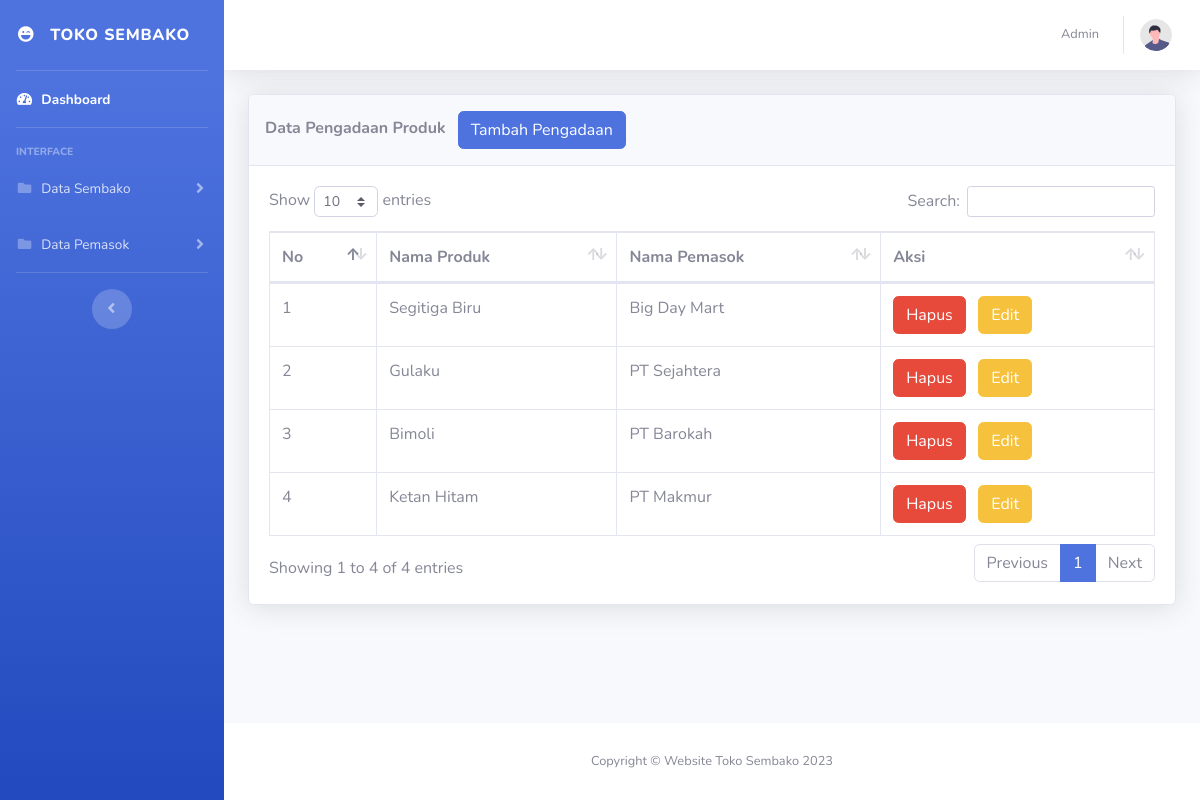
Page /pengadaan/index.php on the committed database.
### tables this page shows
CREATE TABLE `detail_pemasok` (
  `id` int(11) NOT NULL,
  `produk_id` int(11) NOT NULL,
  `pemasok_id` int(11) NOT NULL
);

CREATE TABLE `produk` (
  `id_produk` int(11) NOT NULL,
  `kode_produk` varchar(255) NOT NULL,
  `nama_produk` varchar(255) NOT NULL,
  `kategori_id` int(11) NOT NULL,
  `gambar` text NOT NULL,
  `stok` int(11) NOT NULL,
  `satuan` varchar(255) NOT NULL,
  `status` enum('tersedia','pengadaan','tidak_tersedia') NOT NULL,
  `deskripsi` text NOT NULL
);

CREATE TABLE `pemasok` (
  `id_pemasok` int(11) NOT NULL,
  `nama_pemasok` varchar(255) NOT NULL,
  `no_hp` varchar(255) NOT NULL,
  `alamat` text NOT NULL
);

### pengadaan/index.php (the view, shortened to what this page needs)
<!DOCTYPE html>
<html lang="en">
<head>
    <link href="../vendor/fontawesome-free/css/all.min.css" rel="stylesheet" type="text/css">
    <link href="../css/sb-admin-2.min.css" rel="stylesheet">
    <link href="../vendor/datatables/dataTables.bootstrap4.min.css" rel="stylesheet">
</head>
<body id="page-top">
    <div id="wrapper">
        <ul class="navbar-nav bg-gradient-primary sidebar sidebar-dark accordion" id="accordionSidebar">
            <a class="sidebar-brand d-flex align-items-center justify-content-center" href="../index.php">
                <div>
                    <i class="fas fa-laugh-wink"></i>
                </div>
                <div class="sidebar-brand-text mx-3">Toko Sembako</div>
            </a>
            <hr class="sidebar-divider my-0">
            <li class="nav-item active">
                <a class="nav-link" href="../index.php">
                    <i class="fas fa-fw fa-tachometer-alt"></i>
                    <span>Dashboard</span></a>
            </li>
            <hr class="sidebar-divider">
            <div class="sidebar-heading">
                Interface
            </div>
            <li class="nav-item">
                <a class="nav-link collapsed" href="#" data-toggle="collapse" data-target="#collapseTwo"
                    aria-expanded="true" aria-controls="collapseTwo">
                    <i class="fas fa-fw fa-folder"></i>
                    <span>Data Sembako</span>
                </a>
            </li>
            <li class="nav-item">
                <a class="nav-link collapsed" href="#" data-toggle="collapse" data-target="#collapse3"
                    aria-expanded="true" aria-controls="collapse3">
                    <i class="fas fa-fw fa-folder"></i>
                    <span>Data Pemasok</span>
                </a>
            </li>
            <hr class="sidebar-divider d-none d-md-block">
            <div class="text-center d-none d-md-inline">
                <button class="rounded-circle border-0" id="sidebarToggle"></button>
            </div>
        </ul>
        <div id="content-wrapper" class="d-flex flex-column">
            <div id="content">
                <nav class="navbar navbar-expand navbar-light bg-white topbar mb-4 static-top shadow">
                    <ul class="navbar-nav ml-auto">
                        <li class="nav-item dropdown no-arrow">
                            <a class="nav-link dropdown-toggle" href="#" id="userDropdown" role="button"
                                data-toggle="dropdown" aria-haspopup="true" aria-expanded="false">
                                <span class="mr-2 d-none d-lg-inline text-gray-600 small">Admin</span>
                                <img class="img-profile rounded-circle"
                                    src="../img/undraw_profile.svg">
                            </a>
                        </li>
                    </ul>
                </nav>
                <div class="container-fluid">
                    <div class="card shadow mb-4">
                        <div class="card-header py-3">
                            <div class="row">
                                <h6 class="m-2 font-weight-bold">Data Pengadaan Produk</h6> &nbsp;
                                <a class="btn btn-primary" href="tambah.php?nama_halaman=NAMA HALAMAN NYA"> Tambah Pengadaan</a>
                            </div>
                        </div>
                        <div class="card-body">
                            <div class="table-responsive">
                                <table class="table table-bordered" id="dataTable" width="100%" cellspacing="0">
                                    <?php
                                        include '../koneksi.php';
                                        $query = mysqli_query($conn, "SELECT * FROM `detail_pemasok` as dp JOIN `produk` as pr ON dp.produk_id=pr.id_produk JOIN `pemasok` as pe ON dp.pemasok_id=pe.id_pemasok;");
                                    ?>
                                    <thead>
                                        <tr>
                                            <th>No</th>
                                            <th>Nama Produk</th>
                                            <th>Nama Pemasok</th>
                                            <th>Aksi</th>
                                        </tr>
                                    </thead>
                                    <tbody>
                                        <?php
                                            if(mysqli_num_rows($query)>0){
                                            $no = 1;
                                            while($data = mysqli_fetch_array($query)){
                                        ?>
                                        <tr>
                                            <td> <?php echo $no ?></td>
                                            <td> <?php echo $data["nama_produk"] ?></td>
                                            <td> <?php echo $data["nama_pemasok"] ?></td>
                                            <td>
                                                <a class="btn btn-danger" href="proses_hapus.php?id=<?php echo $data["id"] ?>" onclick="return confirm('Apakah anda yakin ingin menghapus pengadaan produk <?php echo $data['nama_produk']?> ?')">Hapus</a> &nbsp;
                                                <a class="btn btn-warning" href="edit.php?id=<?php echo $data["id"] ?>" onclick="return confirm('Apakah anda yakin ingin mengubah pengadaan produk <?php echo $data['nama_produk']?> ?')">Edit</a>
                                            </td>
                                        </tr>
                                        <?php $no++; } ?>
                                        <?php } ?>
                                    </tbody>
                                </table>
                            </div>
                        </div>
                    </div>
                </div>
            </div>
            <footer class="sticky-footer bg-white">
                <div class="container my-auto">
                    <div class="copyright text-center my-auto">
                        <span>Copyright &copy; Website Toko Sembako 2023</span>
                    </div>
                </div>
            </footer>
        </div>
    </div>
</body>
</html>

### rows in the picture
detail_pemasok: produk.nama_produk "Segitiga Biru", pemasok.nama_pemasok "Big Day Mart"
detail_pemasok: produk.nama_produk "Gulaku", pemasok.nama_pemasok "PT Sejahtera"
detail_pemasok: produk.nama_produk "Bimoli", pemasok.nama_pemasok "PT Barokah"
detail_pemasok: produk.nama_produk "Ketan Hitam", pemasok.nama_pemasok "PT Makmur"
